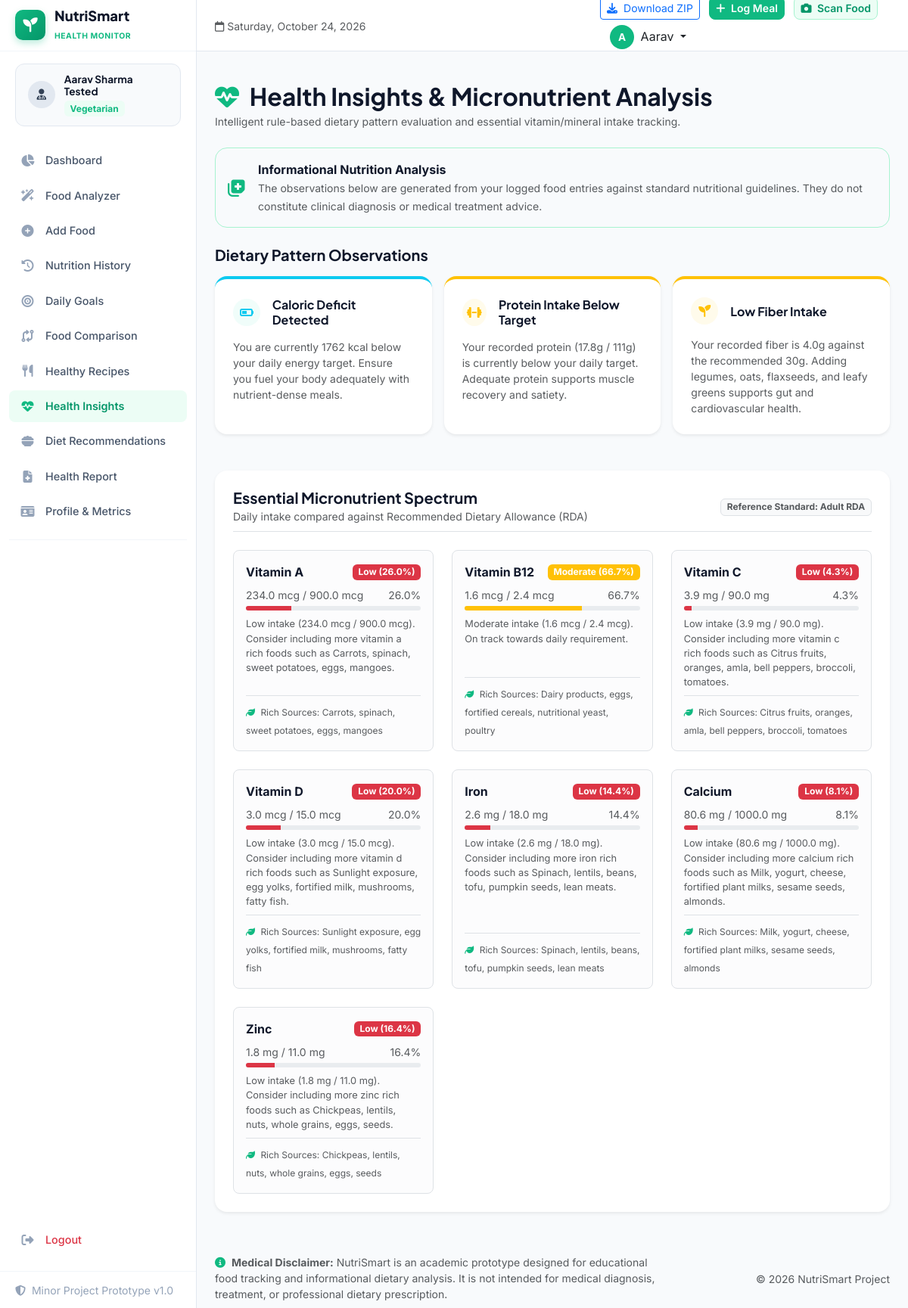
/insights (signed in), run on the app's committed database.
### models.py (models this page shows, shortened)
class User(db.Model):
    __tablename__ = 'users'
    id = db.Column(db.Integer, primary_key=True)
    name = db.Column(db.String(100), nullable=False)
    email = db.Column(db.String(120), unique=True, nullable=False, index=True)
    password_hash = db.Column(db.String(255), nullable=False)
    age = db.Column(db.Integer, nullable=False)
    gender = db.Column(db.String(20), nullable=False)  # 'Male', 'Female', 'Other'
    height = db.Column(db.Float, nullable=False)        # in cm
    weight = db.Column(db.Float, nullable=False)        # in kg
    activity_level = db.Column(db.String(50), nullable=False) # 'Sedentary', 'Lightly Active', 'Moderately Active', 'Very Active'
    dietary_preference = db.Column(db.String(50), nullable=False) # 'Vegetarian', 'Non-Vegetarian', 'Vegan', 'Eggetarian'
    created_at = db.Column(db.DateTime, default=datetime.utcnow)
    logs = db.relationship('FoodLog', backref='user', lazy=True, cascade='all, delete-orphan')
    water_logs = db.relationship('WaterLog', backref='user', lazy=True, cascade='all, delete-orphan')
    goals = db.relationship('NutritionGoal', backref='user', uselist=False, lazy=True, cascade='all, delete-orphan')

### app.py (the view)
@app.route('/insights')
@login_required
def insights():
    user = get_current_user()
    today_totals, _ = calculate_day_totals(user.id, date.today())
    goals = user.goals
    rule_insights = analyze_health_insights(today_totals, goals)
    micronutrient_analysis = analyze_micronutrients(today_totals)
    return render_template(
        'insights.html',
        user=user,
        today_totals=today_totals,
        goals=goals,
        insights=rule_insights,
        micronutrients=micronutrient_analysis
    )

### app.py (called while the page is built)
def login_required(f):
    @wraps(f)
    def decorated_function(*args, **kwargs):
        if 'user_id' not in session:
            flash('Please log in to access this page.', 'warning')
            return redirect(url_for('login', next=request.url))
        return f(*args, **kwargs)
    return decorated_function

def get_current_user():
    if 'user_id' in session:
        return db.session.get(User, session['user_id'])
    return None

@app.context_processor
def inject_global_data():
    return {
        'current_user': get_current_user(),
        'current_year': datetime.now().year,
        'today_date': date.today().strftime('%A, %B %d, %Y')
    }

### templates/insights.html (shortened to what this page needs)
{% extends "base.html" %}
{% block content %}
<div class="container-fluid px-4 py-4">
    <div class="mb-4">
        <h2 class="fw-bold text-slate mb-1">
            <i class="fa-solid fa-heart-pulse text-emerald me-2"></i> Health Insights & Micronutrient Analysis
        </h2>
        <p class="text-muted small mb-0">
            Intelligent rule-based dietary pattern evaluation and essential vitamin/mineral intake tracking.
        </p>
    </div>
    <div class="alert alert-soft-emerald border border-emerald-subtle rounded-4 p-3 mb-4">
        <div class="d-flex align-items-center">
            <i class="fa-solid fa-notes-medical text-emerald fs-4 me-3"></i>
            <div>
                <strong class="text-slate d-block">Informational Nutrition Analysis</strong>
                <span class="text-muted small">The observations below are generated from your logged food entries against standard nutritional guidelines. They do not constitute clinical diagnosis or medical treatment advice.</span>
            </div>
        </div>
    </div>
    <h5 class="fw-bold text-slate mb-3">Dietary Pattern Observations</h5>
    <div class="row g-3 mb-5">
        {% for insight in insights %}
            <div class="col-md-6 col-lg-4">
                <div class="card h-100 border-0 shadow-sm rounded-4 p-4 bg-white border-top border-4 {% if insight.type == 'warning' %}border-warning{% elif insight.type == 'success' %}border-success{% else %}border-info{% endif %}">
                    <div class="d-flex align-items-center mb-3">
                        <div class="icon-box-sm {% if insight.type == 'warning' %}bg-soft-warning text-warning{% elif insight.type == 'success' %}bg-soft-emerald text-emerald{% else %}bg-soft-info text-info{% endif %} rounded-circle me-3 text-center">
                            <i class="fa-solid {{ insight.icon }}"></i>
                        </div>
                        <h6 class="fw-bold text-slate mb-0">{{ insight.title }}</h6>
                    </div>
                    <p class="text-muted small mb-0">{{ insight.message }}</p>
                </div>
            </div>
        {% endfor %}
    </div>
    <div class="card border-0 shadow-sm rounded-4 p-4 bg-white mb-4">
        <div class="d-flex flex-column flex-md-row justify-content-between align-items-md-center gap-2 mb-4 pb-2 border-bottom">
            <div>
                <h5 class="fw-bold text-slate mb-0">Essential Micronutrient Spectrum</h5>
                <small class="text-muted">Daily intake compared against Recommended Dietary Allowance (RDA)</small>
            </div>
            <span class="badge bg-light text-muted border">Reference Standard: Adult RDA</span>
        </div>
        <div class="row g-4">
            {% for micro in micronutrients %}
                <div class="col-md-6 col-lg-4">
                    <div class="p-3 rounded-3 border bg-light-subtle h-100 d-flex flex-column justify-content-between">
                        <div>
                            <div class="d-flex justify-content-between align-items-center mb-2">
                                <strong class="text-slate">{{ micro.name }}</strong>
                                <span class="badge bg-{{ micro.status_class }} text-white">{{ micro.status }} ({{ micro.percentage }}%)</span>
                            </div>
                            <div class="d-flex justify-content-between text-muted small mb-1">
                                <span>{{ micro.current }} {{ micro.unit }} / {{ micro.rda }} {{ micro.unit }}</span>
                                <span>{{ micro.percentage }}%</span>
                            </div>
                            <div class="progress mb-2" style="height: 6px;">
                                <div class="progress-bar bg-{{ micro.status_class }}" style="width: {{ micro.percentage }}%;"></div>
                            </div>
                            <p class="text-muted small mb-2" style="font-size: 0.8rem;">
                                {{ micro.guidance }}
                            </p>
                        </div>
                        <div class="border-top pt-2 mt-auto">
                            <small class="text-muted" style="font-size: 0.75rem;">
                                <i class="fa-solid fa-leaf text-emerald me-1"></i> Rich Sources: {{ micro.sources }}
                            </small>
                        </div>
                    </div>
                </div>
            {% endfor %}
        </div>
    </div>
</div>
{% endblock %}

### templates/base.html (shortened to what this page needs)
<!DOCTYPE html>
<html lang="en">
<head>
    <link href="https://cdn.jsdelivr.net/npm/bootstrap@5.3.2/dist/css/bootstrap.min.css" rel="stylesheet">
    <link rel="stylesheet" href="https://cdnjs.cloudflare.com/ajax/libs/font-awesome/6.5.1/css/all.min.css">
    <link rel="stylesheet" href="{{ url_for('static', filename='css/style.css') }}">
</head>
<body class="{% if current_user %}app-body{% else %}landing-body{% endif %}">
{% if current_user %}
    <div class="app-layout">
        <aside class="app-sidebar" id="appSidebar">
            <div class="sidebar-header">
                <a href="{{ url_for('dashboard') }}" class="brand-link">
                    <div class="brand-icon">
                        <i class="fa-solid fa-seedling"></i>
                    </div>
                    <div class="brand-text">
                        <span class="brand-title">NutriSmart</span>
                        <span class="brand-tag">Health Monitor</span>
                    </div>
                </a>
            </div>
            <div class="sidebar-user-card">
                <div class="user-avatar">
                    <i class="fa-solid fa-user-doctor"></i>
                </div>
                <div class="user-info">
                    <h6 class="user-name">{{ current_user.name }}</h6>
                    <span class="badge bg-soft-emerald text-emerald">{{ current_user.dietary_preference }}</span>
                </div>
            </div>
            <nav class="sidebar-nav">
                <ul class="nav-list">
                    <li class="nav-item">
                        <a href="{{ url_for('dashboard') }}" class="nav-link {% if request.endpoint == 'dashboard' %}active{% endif %}">
                            <i class="fa-solid fa-chart-pie"></i>
                            <span>Dashboard</span>
                        </a>
                    </li>
                    <li class="nav-item">
                        <a href="{{ url_for('food_analyzer') }}" class="nav-link {% if request.endpoint == 'food_analyzer' %}active{% endif %}">
                            <i class="fa-solid fa-wand-magic-sparkles"></i>
                            <span>Food Analyzer</span>
                        </a>
                    </li>
                    <li class="nav-item">
                        <a href="{{ url_for('add_food') }}" class="nav-link {% if request.endpoint == 'add_food' %}active{% endif %}">
                            <i class="fa-solid fa-circle-plus"></i>
                            <span>Add Food</span>
                        </a>
                    </li>
                    <li class="nav-item">
                        <a href="{{ url_for('history') }}" class="nav-link {% if request.endpoint == 'history' %}active{% endif %}">
                            <i class="fa-solid fa-clock-rotate-left"></i>
                            <span>Nutrition History</span>
                        </a>
                    </li>
                    <li class="nav-item">
                        <a href="{{ url_for('goals') }}" class="nav-link {% if request.endpoint == 'goals' %}active{% endif %}">
                            <i class="fa-solid fa-bullseye"></i>
                            <span>Daily Goals</span>
                        </a>
                    </li>
                    <li class="nav-item">
                        <a href="{{ url_for('compare') }}" class="nav-link {% if request.endpoint == 'compare' %}active{% endif %}">
                            <i class="fa-solid fa-code-compare"></i>
                            <span>Food Comparison</span>
                        </a>
                    </li>
                    <li class="nav-item">
                        <a href="{{ url_for('recipes') }}" class="nav-link {% if request.endpoint == 'recipes' %}active{% endif %}">
                            <i class="fa-solid fa-utensils"></i>
                            <span>Healthy Recipes</span>
                        </a>
                    </li>
                    <li class="nav-item">
                        <a href="{{ url_for('insights') }}" class="nav-link {% if request.endpoint == 'insights' %}active{% endif %}">
                            <i class="fa-solid fa-heart-pulse"></i>
                            <span>Health Insights</span>
                        </a>
                    </li>
                    <li class="nav-item">
                        <a href="{{ url_for('recommendations') }}" class="nav-link {% if request.endpoint == 'recommendations' %}active{% endif %}">
                            <i class="fa-solid fa-bowl-food"></i>
                            <span>Diet Recommendations</span>
                        </a>
                    </li>
                    <li class="nav-item">
                        <a href="{{ url_for('report') }}" class="nav-link {% if request.endpoint == 'report' %}active{% endif %}">
                            <i class="fa-solid fa-file-medical"></i>
                            <span>Health Report</span>
                        </a>
                    </li>
                    <li class="nav-item">
                        <a href="{{ url_for('profile') }}" class="nav-link {% if request.endpoint == 'profile' %}active{% endif %}">
                            <i class="fa-solid fa-id-card"></i>
                            <span>Profile & Metrics</span>
                        </a>
                    </li>
                </ul>
                <div class="sidebar-divider"></div>
                <ul class="nav-list mt-auto">
                    <li class="nav-item">
                        <a href="{{ url_for('logout') }}" class="nav-link text-danger">
                            <i class="fa-solid fa-right-from-bracket"></i>
                            <span>Logout</span>
                        </a>
                    </li>
                </ul>
            </nav>
            <div class="sidebar-footer-note">
                <small><i class="fa-solid fa-shield-halved me-1"></i> Minor Project Prototype v1.0</small>
            </div>
        </aside>
        <div class="app-main">
            <header class="app-topbar">
                <div class="topbar-left">
                    <div class="page-context">
                        <span class="text-muted small"><i class="fa-regular fa-calendar me-1"></i>{{ today_date }}</span>
                    </div>
                </div>
                <div class="topbar-right">
                    <a href="{{ url_for('download_project') }}" class="btn btn-sm btn-outline-primary me-2" title="Download Full Project ZIP">
                        <i class="fa-solid fa-download me-1"></i> Download ZIP
                    </a>
                    <a href="{{ url_for('add_food') }}" class="btn btn-sm btn-emerald me-2">
                        <i class="fa-solid fa-plus me-1"></i> Log Meal
                    </a>
                    <a href="{{ url_for('food_analyzer') }}" class="btn btn-sm btn-soft-emerald me-3">
                        <i class="fa-solid fa-camera me-1"></i> Scan Food
                    </a>
                    <div class="dropdown">
                        <button class="btn btn-profile-dropdown dropdown-toggle" type="button" data-bs-toggle="dropdown">
                            <span class="user-badge-initial">{{ current_user.name[0] }}</span>
                            <span class="d-none d-md-inline ms-1">{{ current_user.name.split(' ')[0] }}</span>
                        </button>
                    </div>
                </div>
            </header>
            <div class="container-fluid px-4 pt-3">
            </div>
            <main class="app-content">
                {% block content %}{% endblock %}
            </main>
            <footer class="app-footer">
                <div class="container-fluid px-4 py-2">
                    <div class="row align-items-center">
                        <div class="col-md-8">
                            <p class="mb-0 text-muted small">
                                <i class="fa-solid fa-circle-info text-emerald me-1"></i>
                                <strong>Medical Disclaimer:</strong> NutriSmart is an academic prototype designed for educational food tracking and informational dietary analysis. It is not intended for medical diagnosis, treatment, or professional dietary prescription.
                            </p>
                        </div>
                        <div class="col-md-4 text-md-end mt-2 mt-md-0">
                            <span class="text-muted small">&copy; {{ current_year }} NutriSmart Project</span>
                        </div>
                    </div>
                </div>
            </footer>
        </div>
    </div>
{% endif %}
</body>
</html>

### data on the page
User: name "Aarav Sharma Tested", dietary_preference "Vegetarian", name "A", name "Aarav"

### other printed values
{{ insight.title }} "Caloric Deficit Detected" "Protein Intake Below Target" "Low Fiber Intake"
{{ insight.message }} "You are currently 1762 kcal below your daily energy target. Ensure you fuel your body adequately with nutrient-dense meals." "Your recorded protein (17.8g / 111g) is currently below your daily target. Adequate protein supports muscle recovery and satiety." "Your recorded fiber is 4.0g against the recommended 30g. Adding legumes, oats, flaxseeds, and leafy greens supports gut and cardiovascular health."
{{ micro.name }} "Vitamin A" "Vitamin B12" "Vitamin C" "Vitamin D" "Iron" "Calcium" "Zinc"
{{ micro.status }} "Low" "Moderate" "Low" "Low" "Low" "Low" "Low"
{{ micro.percentage }} "26.0" "66.7" "4.3" "20.0" "14.4" "8.1" "16.4"
{{ micro.current }} "234.0" "1.6" "3.9" "3.0" "2.6" "80.6" "1.8"
{{ micro.unit }} "mcg" "mcg" "mg" "mcg" "mg" "mg" "mg"
{{ micro.rda }} "900.0" "2.4" "90.0" "15.0" "18.0" "1000.0" "11.0"
{{ micro.guidance }} "Low intake (234.0 mcg / 900.0 mcg). Consider including more vitamin a rich foods such as Carrots, spinach, sweet potatoes, eggs, mangoes." "Moderate intake (1.6 mcg / 2.4 mcg). On track towards daily requirement." "Low intake (3.9 mg / 90.0 mg). Consider including more vitamin c rich foods such as Citrus fruits, oranges, amla, bell peppers, broccoli, tomatoes." "Low intake (3.0 mcg / 15.0 mcg). Consider including more vitamin d rich foods such as Sunlight exposure, egg yolks, fortified milk, mushrooms, fatty fish." "Low intake (2.6 mg / 18.0 mg). Consider including more iron rich foods such as Spinach, lentils, beans, tofu, pumpkin seeds, lean meats." "Low intake (80.6 mg / 1000.0 mg). Consider including more calcium rich foods such as Milk, yogurt, cheese, fortified plant milks, sesame seeds, almonds." "Low intake (1.8 mg / 11.0 mg). Consider including more zinc rich foods such as Chickpeas, lentils, nuts, whole grains, eggs, seeds."
{{ micro.sources }} "Carrots, spinach, sweet potatoes, eggs, mangoes" "Dairy products, eggs, fortified cereals, nutritional yeast, poultry" "Citrus fruits, oranges, amla, bell peppers, broccoli, tomatoes" "Sunlight exposure, egg yolks, fortified milk, mushrooms, fatty fish" "Spinach, lentils, beans, tofu, pumpkin seeds, lean meats" "Milk, yogurt, cheese, fortified plant milks, sesame seeds, almonds" "Chickpeas, lentils, nuts, whole grains, eggs, seeds"
